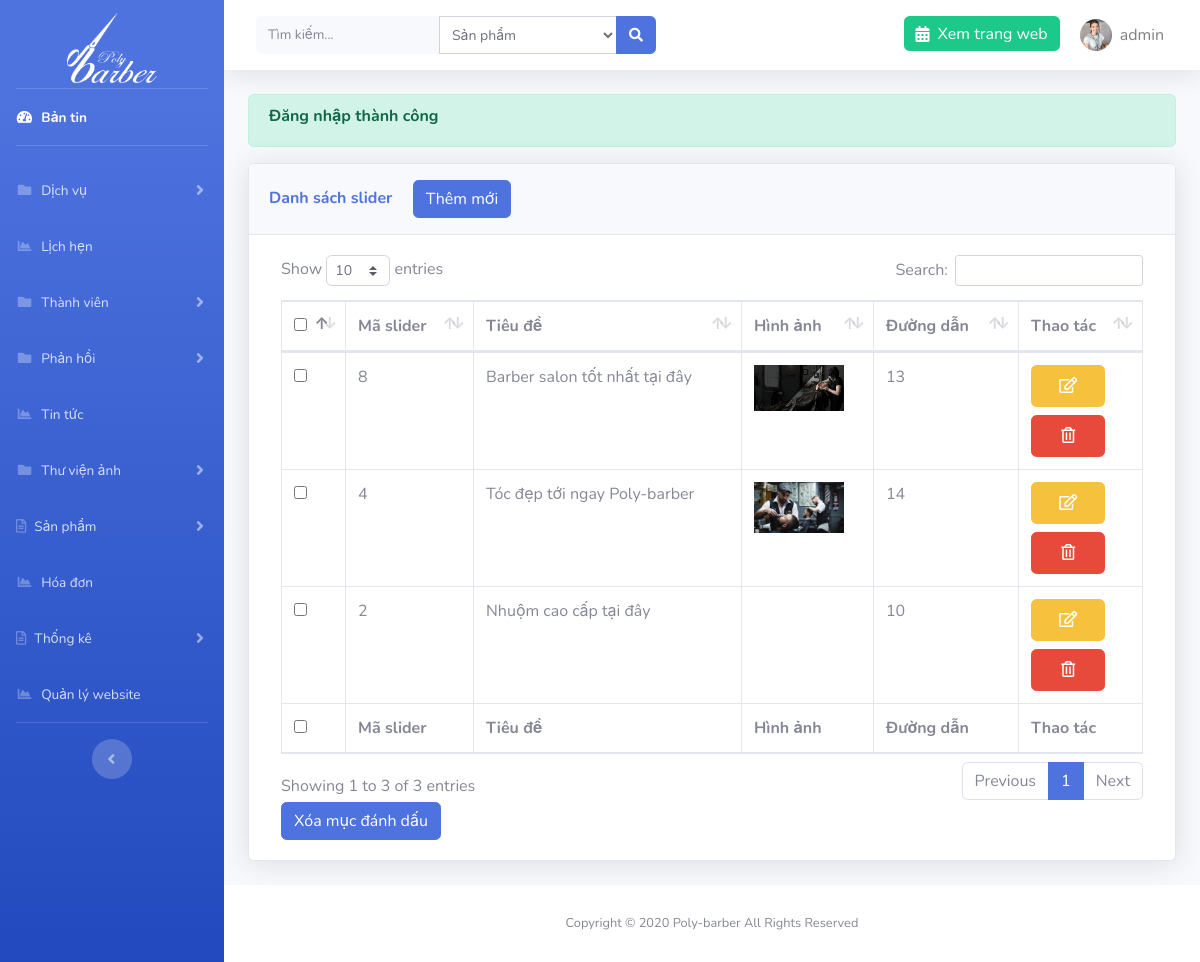
Screenshot of /admin/?page=slider (signed in) with the database file from the repository.
### tables this page shows
CREATE TABLE `setting` (
  `id` int(11) NOT NULL,
  `logo` varchar(191) NOT NULL,
  `file_ico` varchar(191) NOT NULL,
  `title` varchar(191) NOT NULL,
  `introduce` text NOT NULL,
  `slogan` varchar(191) NOT NULL
);

CREATE TABLE `libraries` (
  `id` int(11) NOT NULL,
  `name` varchar(191) NOT NULL,
  `images` varchar(191) NOT NULL,
  `link` varchar(191) NOT NULL,
  `role` bit(1) NOT NULL
);

### libs/database.php (called while the page is built, shortened)
<?php
function connection()
{
    try {
       $conn = new PDO("mysql:host=localhost; dbname=polybarber; charset=utf8", "root", "");
    } catch (PDOException $e) {
        echo "Lỗi Kết nối" . $e->getMessage();
    }
    return $conn;
}
function query_exe($sql) {
    $conn = connection();
    try {
        $stmt = $conn->prepare($sql);
        $stmt->execute();
        $result = $stmt->fetchAll(PDO::FETCH_ASSOC);
        return $result;
    } catch (PDOException $e) {
        echo "Lỗi dữ liệu" . $e->getMessage();
    } finally {
        unset($conn);
    }
}
function query_limit($sql) {
    $conn = connection();
    try {
        $stmt = $conn->prepare($sql);
        $stmt->execute();
        $result = $stmt->fetch(PDO::FETCH_ASSOC);
        return $result;
    } catch (PDOException $e) {
        echo "Lỗi dữ liệu" . $e->getMessage();
    } finally {
        unset($conn);
    }
}

### libs/setting.php (called while the page is built, shortened)
<?php
require_once "database.php";
function list_limit_setting(){
    $sql = "SELECT * from setting order by id limit 0,1";
    return query_limit($sql);
}

### libs/libraries.php (called while the page is built, shortened)
<?php
require_once "database.php";
function list_all_library($role){
    $sql = "SELECT * from libraries where role = $role order by id desc";
    return query_exe($sql);
}

### admin/libraries/sliders/index.php (the view, shortened to what this page needs)
<?php
$result = list_all_library(0);
?>
<div class="container-fluid">
    <?php if (isset($_SESSION['message'])) : ?>
        <div class="alert alert-success alert-bold">
            <h6 class="font-weight-bold alert-text"><?= $_SESSION['message'] ?></h6>
        </div>
    <?php endif; ?>
    <div class="card shadow mb-4">
        <div class="card-header py-3">
            <h6 class="m-0 font-weight-bold text-primary">Danh sách slider <a href="<?= ROOT ?>admin/?page=slider&action=add" class="btn btn-primary ml-3">Thêm mới</a></h6>
        </div>
        <div class="card-body">
            <div class="table-responsive">
                <form action="" method="POST" class="col-12">
                    <table class="table table-bordered" id="dataTable" width="100%" cellspacing="0">
                        <thead>
                            <tr>
                                <th>
                                    <input type="checkbox" name="checkall" class="checkall">
                                </th>
                                <th>Mã slider</th>
                                <th>Tiêu đề</th>
                                <th>Hình ảnh</th>
                                <th>Đường dẫn</th>
                                <th>Thao tác</th>
                            </tr>
                        </thead>
                        <tfoot>
                            <tr>
                            <th>
                                    <input type="checkbox" name="checkall" class="checkall">
                                </th>
                                <th>Mã slider</th>
                                <th>Tiêu đề</th>
                                <th>Hình ảnh</th>
                                <th>Đường dẫn</th>
                                <th>Thao tác</th>
                            </tr>
                        </tfoot>
                        <tbody>
                            <?php foreach ($result as $r) : ?>
                                <tr>
                                    <td>
                                        <input type="checkbox" name="id[]"  value="<?= $r['id'] ?>">
                                    </td>
                                    <td><?= $r['id'] ?></td>
                                    <td><?= $r['name'] ?></td>
                                    <td>
                                        <img src="../images/sliders/<?= $r['images'] ?>" width="90" alt="">
                                    </td>
                                    <td><?=$r['link']?></td>
                                    <td>
                                        <a href="<?= ROOT ?>admin/?page=slider&action=edit&id=<?= $r['id'] ?>" class="btn btn-warning d-block p-2 w-75 mb-2"><i class="far fa-edit"></i></a>
                                        <a href="<?= ROOT ?>admin/?page=slider&id=<?= $r['id'] ?>" onclick="return confirm('Bạn có chắc muốn xóa không')" class="btn btn-danger d-block p-2 w-75"><i class="far fa-trash-alt"></i></a>
                                    </td>
                                </tr>
                            <?php endforeach; ?>
                        </tbody>
                    </table>
                    <button type="submit" class="btn btn-primary" id="btndel-category" name="btn-del">Xóa mục đánh dấu</button>
                </form>
            </div>
        </div>
    </div>
</div>

### admin/template/header.php (shortened to what this page needs)
<?php $setting = list_limit_setting(); ?>
<!DOCTYPE html>
<html lang="en">
<head>
    <link href="resource/vendor/fontawesome-free/css/all.min.css" rel="stylesheet" type="text/css">
    <link rel="stylesheet" href="resource/vendor/select2.min.css" />
<link rel="stylesheet" href="https://maxcdn.bootstrapcdn.com/bootstrap/4.4.1/css/bootstrap.min.css">
    <link href="resource/css/sb-admin-2.css" rel="stylesheet">
    <link href="resource/vendor/datatables/dataTables.bootstrap4.min.css" rel="stylesheet">
</head>
<body id="page-top">
    <div id="wrapper">
        <ul class="navbar-nav bg-gradient-primary sidebar sidebar-dark accordion" id="accordionSidebar">
            <a class="sidebar-brand d-flex align-items-center justify-content-center mb-3 pt-5" href="<?=ROOT?>admin">
                <img src="../images/<?=$setting['logo']?>" alt="logo" width="90" height="70">
            </a>
            <hr class="sidebar-divider my-0">
            <li class="nav-item active">
                <a class="nav-link" href="<?= ROOT ?>admin">
                    <i class="fas fa-fw fa-tachometer-alt"></i>
                    <span>Bản tin</span></a>
            </li>
            <hr class="sidebar-divider">
            <li class="nav-item">
                <a class="nav-link collapsed" href="#" data-toggle="collapse" data-target="#collapsePages" aria-expanded="true" aria-controls="collapsePages">
                    <i class="fas fa-fw fa-folder"></i>
                    <span>Dịch vụ</span>
                </a>
            </li>
            <li class="nav-item">
                <a class="nav-link" href="<?= ROOT ?>admin/?page=appointment">
                    <i class="fas fa-fw fa-chart-area"></i>
                    <span>Lịch hẹn</span></a>
            </li>
             <li class="nav-item">
                <a class="nav-link collapsed" href="#" data-toggle="collapse" data-target="#collapsePages2" aria-expanded="true" aria-controls="collapsePages">
                    <i class="fas fa-fw fa-folder"></i>
                    <span>Thành viên</span>
                </a>
            </li>
             <li class="nav-item">
                <a class="nav-link collapsed" href="#" data-toggle="collapse" data-target="#collapsePages3" aria-expanded="true" aria-controls="collapsePages">
                    <i class="fas fa-fw fa-folder"></i>
                    <span>Phản hồi</span>
                </a>
            </li>
               <li class="nav-item">
                <a class="nav-link" href="<?= ROOT ?>admin/?page=new">
                    <i class="fas fa-fw fa-chart-area"></i>
                    <span>Tin tức</span></a>
            </li>
  <li class="nav-item">
                <a class="nav-link collapsed" href="#" data-toggle="collapse" data-target="#collapsePages4" aria-expanded="true" aria-controls="collapsePages">
                    <i class="fas fa-fw fa-folder"></i>
                    <span>Thư viện ảnh</span>
                </a>
            </li>
            <li class="nav-item">
                <a class="nav-link collapsed" href="#" data-toggle="collapse" data-target="#collapseTwo" aria-expanded="true" aria-controls="collapseTwo">
                    <i class="far fa-file-alt"></i>
                    <span>Sản phẩm</span>
                </a>
            </li>
            <li class="nav-item">
                <a class="nav-link" href="<?= ROOT ?>admin/?page=order">
                    <i class="fas fa-fw fa-chart-area"></i>
                    <span>Hóa đơn</span></a>
            </li>
            <li class="nav-item">
                <a class="nav-link collapsed" href="#" data-toggle="collapse" data-target="#collapseTwo1" aria-expanded="true" aria-controls="collapseTwo">
                    <i class="far fa-file-alt"></i>
                    <span>Thống kê</span>
                </a>
            </li>
               <li class="nav-item">
                <a class="nav-link" href="<?= ROOT ?>admin/?page=setting">
                    <i class="fas fa-fw fa-chart-area"></i>
                    <span>Quản lý website</span></a>
            </li>
            <hr class="sidebar-divider d-none d-md-block">
            <div class="text-center d-none d-md-inline">
                <button class="rounded-circle border-0" id="sidebarToggle"></button>
            </div>
        </ul>
        <div id="content-wrapper" class="d-flex flex-column">
            <div id="content">
                <nav class="navbar navbar-expand navbar-light bg-white topbar mb-4 static-top shadow">
                    <form class="d-none d-sm-inline-block form-inline mr-auto ml-md-3 my-2 my-md-0 mw-100 navbar-search" method="POST" action="<?= ROOT ?>admin/search.php">
                        <div class="input-group">
                            <input name="keyword" type="text" title="Vui lòng nhập nội dung tìm kiếm" class="form-control bg-light border-0 small" placeholder="Tìm kiếm..." aria-label="Search" aria-describedby="basic-addon2" required>
                            <select name="select_search" id="" class="form-control form-control-sm select-search">
                        <option value="1">Sản phẩm</option>
                    </select>
                            <div class="input-group-append">
                                <button class="btn btn-primary" type="submit">
                                    <i class="fas fa-search fa-sm"></i>
                                </button>
                            </div>
                        </div>
                    </form>
                    <ul class="navbar-nav ml-auto">
                        <li class="nav-item no-arrow">
                            <a href="<?=ROOT?>" class="nav-link bg-success text-white h-50 mt-3 rounded"><i class="fas fa-calendar-alt mr-2"></i>Xem trang web</a>
                        </li>
                        <li class="nav-item dropdown no-arrow">
                            <a class="nav-link dropdown-toggle" href="" id="userDropdown" role="button" data-toggle="dropdown" aria-haspopup="true" aria-expanded="false">
                                <img class="img-profile rounded-circle" src="../images/users/<?=$_SESSION['user']['images']?>">
                                <span class="ml-2 mr-2 text-black-50"><?=$_SESSION['user']['account']?></span>
                            </a>
                        </li>
                    </ul>
                </nav>

### rows the page displays
setting: logo (picture)
libraries: id "8", name "Barber salon tốt nhất tại đây", images (picture), link "13"
libraries: id "4", name "Tóc đẹp tới ngay Poly-barber", images (picture), link "14"
libraries: id "2", name "Nhuộm cao cấp tại đây", link "10"

### other values shown
$_SESSION['user']['account'] "admin"
$_SESSION['message'] "Đăng nhập thành công"
